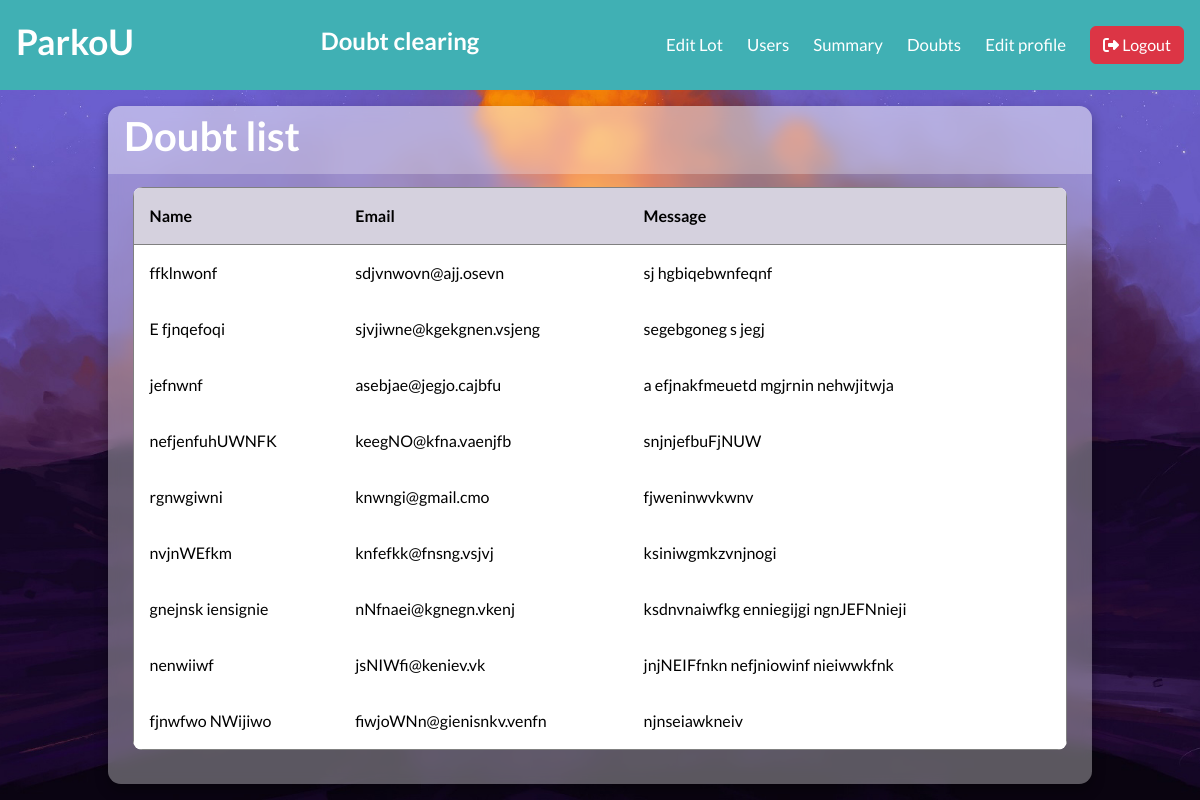
/admin/doubts (signed in), run on an earlier commit of the app's database.
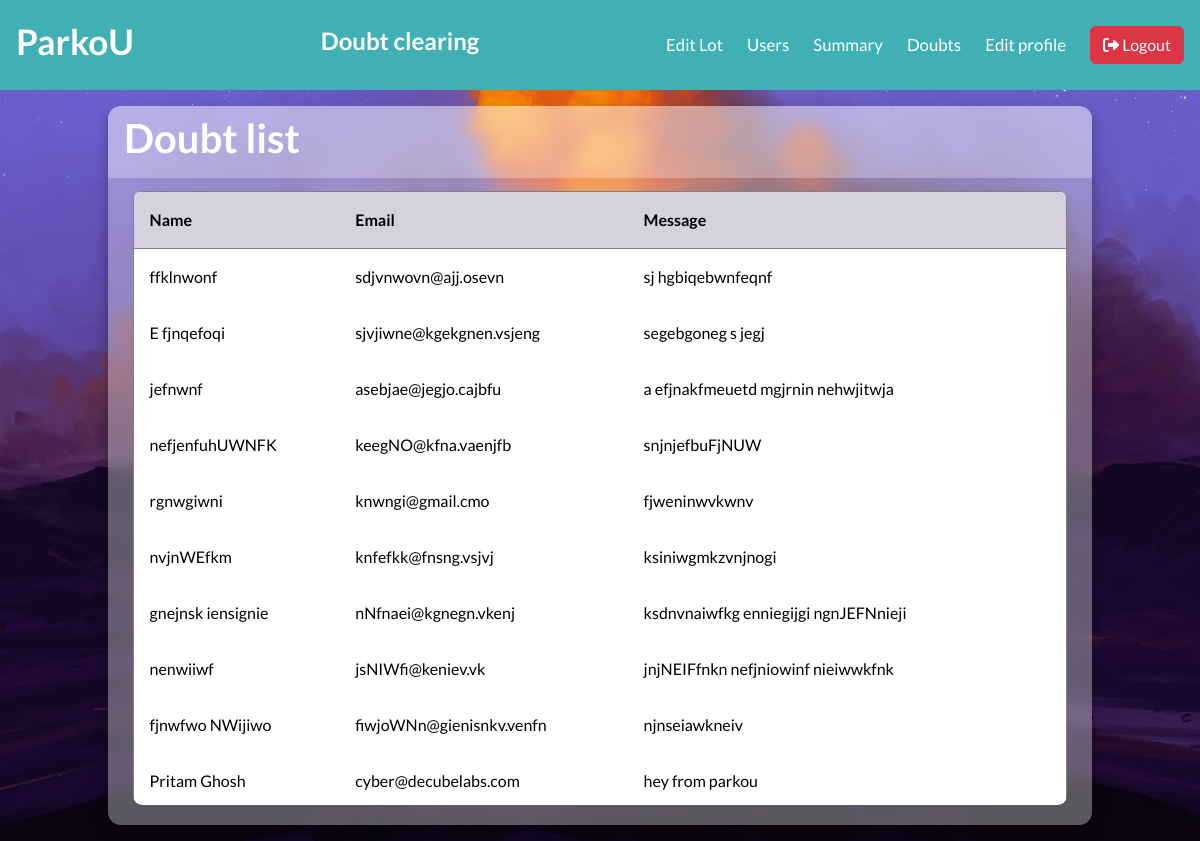
And on a later commit of the database.
### models/models.py (models this page shows)
class Doubt(db.Model):
    __tablename__ = "doubts"
    id = db.Column(db.Integer, primary_key = True)
    name = db.Column(db.String(128), nullable = False)
    email = db.Column(db.String(128), nullable = False)
    question = db.Column(db.String(512), nullable = False)

### controllers/routes.py (the view)
@app.route('/admin/doubts')
@admin_required
def doubt_page():
    doubts = Doubt.query.all()
    return render_template('/after_login_part/admin_side/doubt_page.html', doubts=doubts)

### controllers/routes.py (called while the page is built)
def admin_required(func):
    @wraps(func)
    def inner(*args,**kwargs):
        if "user_id" not in session:
            return redirect(url_for('login_page'))
        user=User.query.get(session['user_id'])
        if not user.is_admin:
            flash('You are not a authorized personel')
            return redirect(url_for('login_page'))
        return func(*args,**kwargs)
    return inner

### templates/after_login_part/admin_side/doubt_page.html (shortened to what this page needs)
{% extends "base.html" %}
{% block stylesheet %}
    <link rel="stylesheet" href="/static/css/after_login/admin_side/doubt_page.css">
{% endblock %}
{% block content %}
    <header class="header-content">
        <div class="brand">
            <h4>ParkoU</h4>
        </div>
        <div class="welcome-note">
            <h5>Doubt clearing</h5>
        </div>
        <nav class="navbar">
            <div class="nav-links">
                <a href="{{ url_for('admin_dashboard') }}" class="nav-link">Edit Lot</a>
                <a href="{{ url_for('user_details') }}" class="nav-link">Users</a>
                <a href="{{ url_for('summary_page') }}" class="nav-link">Summary</a>
                <a href="{{ url_for('doubt_page') }}" class="nav-link">Doubts</a>
                <a href="{{ url_for('edit_admin_profile') }}" class="nav-link">Edit profile</a>
                <a class="nav-link" href="{{ url_for('logout') }}">
                    <button type="button" id="btn-logout" class="btn btn-danger">
                        <i class="fa-solid fa-right-from-bracket"></i>
                        Logout
                    </button>
                </a>
            </div>
        </nav>
    </header>
    <main class="table" id="customers_table">
        <section class="table__header">
            <h1>Doubt list</h1>
        </section>
        <section class="table__body">
            <table border="1">
                <thead>
                    <tr>
                        <th> Name </th>
                        <th> Email </th>
                        <th> Message </th>
                    </tr>
                </thead>
                <tbody>
                    {% for doubt in doubts %}
                        <tr>
                        <td> {{ doubt.name }} </td>
                        <td> {{ doubt.email }} </td>
                        <td>
                            <div class="msg-doubt">
                                <div class="msg-data">
                                    {{ doubt.question }}
                                </div>
                            </div>
                        </td>
                        </tr>
                    {% else %}
                        <tr>
                        <td colspan="3"> No doubts found </td>
                        </tr>
                    {% endfor %}
                </tbody>
            </table>
        </section>
    </main>
{% endblock %}

What changed in the data, as far as the page shows it:
added Doubt: name "Pritam Ghosh", email "cyber@decubelabs.com", question "hey from parkou"
